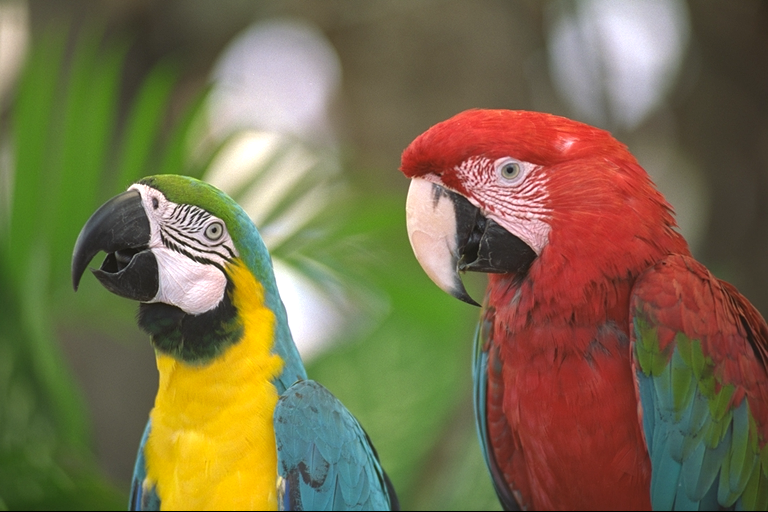
#> input picture DSP21_Assignment_1/birds.ppm, 768 x 512 px
$ python Assignment_1.py
#> lines starting #> are read from the running program, lines starting #| are printed output that depends on the picture
### DSP21_Assignment_1/Utility.py
## Split input matrix "img" to submatrices of size "b" and
## apply the given function fun to each submatrices.
## Return a matrix "out" out of all submatrices.
## Usage example: output = blockproc(input, [10, 10], dct2)
def blockproc(img, b, fun):
    import numpy as np
    x,y = img.shape
    bx = b[0]
    by = b[1]

    out = np.zeros((x,y))
    #print(out)
    for i in range(0,x,bx):
        for j in range(0,y,by):
            #print (img[i:i+bx, j:j+by])
            out[i:i+bx, j:j+by] = fun(img[i:i+bx,j:j+by])

    return out

### DSP21_Assignment_1/Assignment_1.py
# 2.1
import numpy as np
import pdb
from PIL import Image
from matplotlib import pyplot as plt

vec1 = np.array([0, 127.5, 127.5])
mat1 = np.array([[0.299, 0.587, 0.114], [-0.168736, -0.331264, 0.5], [0.5, -0.418688, -0.081312]])

def imshow(img, mode='YCbCr'): # img - PIL image object
    img = img.astype('uint8')
    img = Image.fromarray(img, mode=mode)
    img.show()
    '''
    plt.figure(figsize=(15,15))
    plt.imshow(img,cmap='gray')
    plt.xticks([]),plt.yticks([])
    plt.show()
    '''

def rgb2ycbcr(rgb):
    ycbcr = vec1 + rgb.dot(mat1.T)
    return ycbcr

def ycbcr2rgb(ycbcr):
    mat1_inv = np.linalg.inv(mat1)
    rgb = (ycbcr - vec1).dot(mat1_inv.T)
    return rgb

img = Image.open("birds.ppm")
#> img is the input picture: PIL image 768x512 RGB; mean R, G, B 121.7, 109.6, 75.8
img_rgb = np.asarray(img) #default image mode is rgb
#imshow(img_rgb, mode='RGB')

img_ycbcr = rgb2ycbcr(img_rgb)
#imshow(img_ycbcr)

# 2.2
def downsample(img, w):
#> called with w = 8
    p, q = img.shape[0]//w, img.shape[1]//w #math.ceil(x/w), math.ceil(y/w)
#> p = 64; q = 96
    down_out = np.zeros((p, q))
    for i in range(0, p):
        for j in range(0, q):
            down_out[i, j] = np.mean(img[i*w: (i+1)*w, j*w: (j+1)*w])
    return down_out

def upsample(img, w):
    up_out = img.repeat(w, axis=0).repeat(w, axis=1)
    return up_out

w = 8

img_ycbcr_d = np.dstack((downsample(img_ycbcr[...,0], w), downsample(img_ycbcr[...,1], w), downsample(img_ycbcr[...,2], w)))
#> call 2 of downsample, with w = 8
#> after the loop in downsample (call 2), `for i in range(0, p):`:
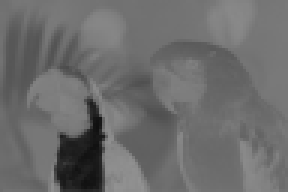
#> down_out: shape (64, 96) float64 (shown 3 times larger); min 15.54, max 146.8, mean 108.6
#> call 3 of downsample, with w = 8
#> after the loop in downsample (call 3), `for i in range(0, p):`:
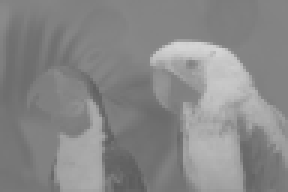
#> down_out: shape (64, 96) float64 (shown 3 times larger); min 91.03, max 213.7, mean 136.3
print(img_ycbcr_d.shape)
#| (64, 96, 3)
#imshow(img_ycbcr_d)

img_ycbcr_u = np.dstack((upsample(img_ycbcr_d[...,0], w), upsample(img_ycbcr_d[...,1], w), upsample(img_ycbcr_d[...,2], w)))
print(img_ycbcr_u.shape)
#| (512, 768, 3)
#imshow(img_ycbcr_u)

#DCT
from scipy.fft import dct, idct

def dct2(arr):
    return dct(dct(arr, axis=0, norm='ortho'), axis=1, norm='ortho')

def idct2(arr):
    return idct(idct(arr, axis=0, norm='ortho'), axis=1, norm='ortho')

# 2.4

Q = np.array([[8, 19, 26, 29],
            [19, 26, 29, 34],
            [22, 27, 32, 40],
            [26, 29, 38, 56]])

def quanmat(M):
    M_quant = M
    f = M.shape[0] // Q.shape[0]
    for i in range(0, Q.shape[0]):
        for j in range(0, Q.shape[1]):
            M_quant[i*f: (i+1)*f, j*f: (j+1)*f] /= Q[i,j]
    return np.round(M_quant)

def dequanmat(M):
    M_dequant = M
    f = M.shape[0] // Q.shape[0]
    for i in range(0, Q.shape[0]):
        for j in range(0, Q.shape[1]):
            M_dequant[i*f: (i+1)*f, j*f: (j+1)*f] *= Q[i,j]
    return M_dequant

# 2.5
from Utility import blockproc

img_y = img_ycbcr[...,0]
#imshow(img_y, mode='P')

img_y_dct = blockproc(img_y, [w, w], dct2)
#imshow(img_y_dct, mode='P')
#img_y_dct_idct = blockproc(img_y_dct, [w, w], idct2)
#print(np.linalg.norm(img_y - img_y_dct_idct))

img_y_dct_q = blockproc(img_y_dct, [w, w], quanmat)
#imshow(img_y_dct_q, mode='P')
#img_y_dct_q_dq = blockproc(img_y_dct_q, [8, 8], dequanmat)
#print(np.linalg.norm(img_y_dct - img_y_dct_q_dq))

img_y_dct_q_idct = blockproc(img_y_dct_q, [w, w], idct2)
#> after the loop in blockproc (call 3), `for i in range(0,x,bx):`:
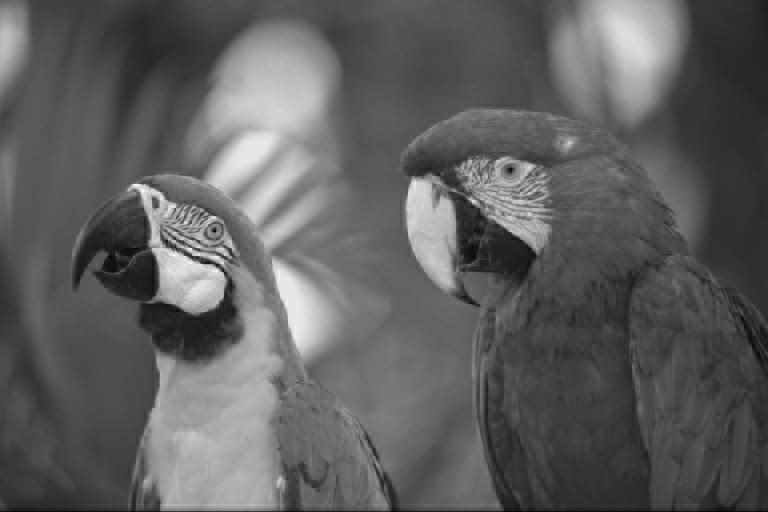
#> out: shape (512, 768) float64; min 0.854, max 35.01, mean 13.7; drawn with min black and max white
img_y_dct_q_idct = 255 * (img_y_dct_q_idct - img_y_dct_q_idct.min()) /img_y_dct_q_idct.max()
#imshow(img_y_dct_q_idct, mode='P')
#print(np.linalg.norm(img_y - img_y_dct_q_idct))

stacked = np.hstack((img_y, img_y_dct_q_idct, img_y - img_y_dct_q_idct))
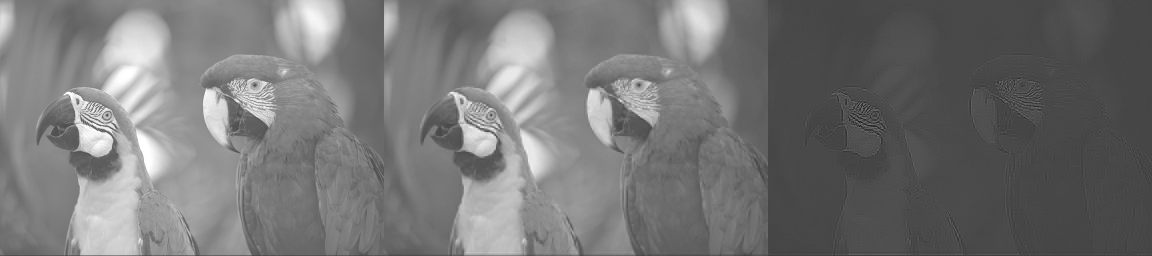
#> stacked: shape (512, 2304) float64 (shown at 1/2 size); min -81.42, max 255, mean 72.9; drawn with min black and max white
imshow(stacked, mode='P')
#> in imshow, `img = img.astype('uint8')`:
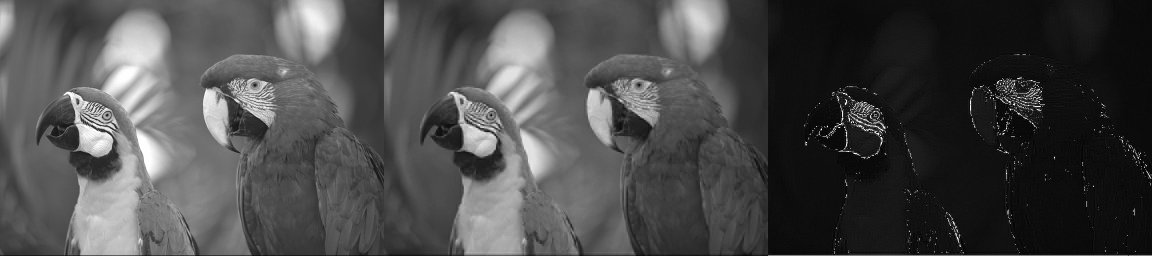
#> img: shape (512, 2304) (shown at 1/2 size); min 0, max 255, mean 73.5
#> in imshow, `img = Image.fromarray(img, mode=mode)`: img: PIL image 2304x512 P; every value is 0

img_cb_d = downsample(img_ycbcr[...,1], w)
img_cb_d_dct = blockproc(img_cb_d, [w, w], dct2)
#> after the loop in blockproc (call 4), `for i in range(0,x,bx):`:
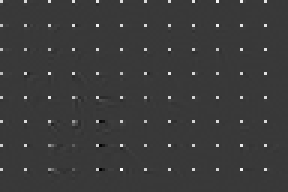
#> out: shape (64, 96) float64 (shown 3 times larger); min -323.8, max 1124.8, mean 13.5; drawn with min black and max white
img_cb_d_dct_q = blockproc(img_cb_d_dct, [w, w], quanmat)

img_cr_d = downsample(img_ycbcr[...,2], w)
img_cr_d_dct = blockproc(img_cr_d, [w, w], dct2)
#> after the loop in blockproc (call 6), `for i in range(0,x,bx):`:
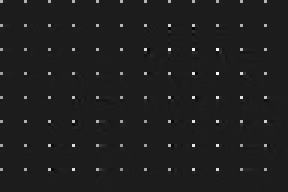
#> out: shape (64, 96) float64 (shown 3 times larger); min -199.2, max 1561.4, mean 17.1; drawn with min black and max white
img_cr_d_dct_q = blockproc(img_cr_d_dct, [w, w], quanmat)

# 2.6
from dahuffman import HuffmanCodec

def encodemat(data):
    data = data.flatten().tolist()
#> (the run stopped early here; a loop or call above may not have finished)
